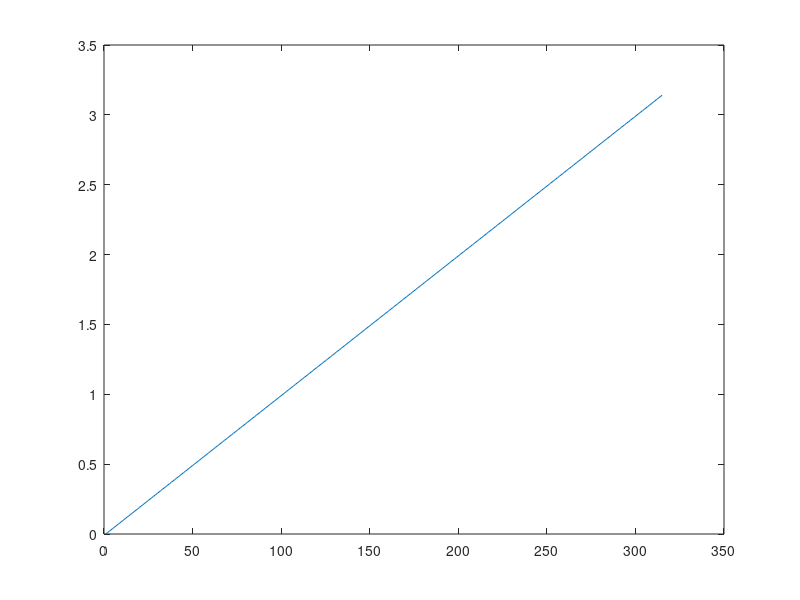
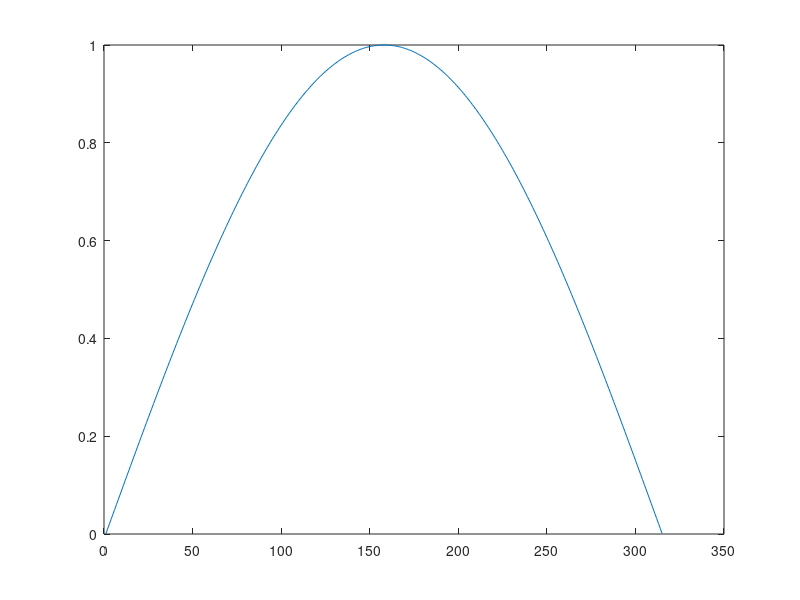

Source code (MATLAB) for these figures, in order: (Note: this script raises an error after producing the figures.)
%% test de comment enregistrer automatiquement les figures
x=0:0.01:pi;
figure(2);
plot(x)
chem='images';
chem=strcat(chem,'/droite0_pi');
print('-f2',chem,'-dpng')

figure(2);
plot(sin(x))
print('-f2','sin0_pi','-dpng')

%% test de comment enregistrer automatiquement les fichiers CSV
clc

%delete test.csv
A=[23,24,67,4;87,13,999,7;65,67,546,13];
data=num2cell(A,2);
%c = {'abec' 'deddf' 'ghk' 'ggas18';23,24,67,4;87,13,999,7;65,6767,546,13};
c = cell(size(A,1)+1,size(A,2));
c(1,:)={'abec' 'deddf' 'ghk' 'ggas18'};
c(2:end,:)=num2cell(A);
fid = fopen('test.csv', 'w') ;
fprintf(fid, '%s,', c{1,1:end-1}) ;
fprintf(fid, '%s\n', c{1,end}) ;
fclose(fid) ;

dlmwrite('test.csv', c(2:end,:), '-append') ;

%% monte carlo pour l'exercice 1 call

clc
close all

% le quantile d'ordre (alpha+1)/2 de la loi normale
% centrée reduite.
alpha=.95;
Z=norminv((alpha+1)/2,0,1); 
    
Nsim=500;
pas=10;
I=zeros(1,Nsim);
Err=I;
K=1;
beta=1;
C=(exp(beta^2/2)*normcdf(beta-log(K)/beta,0,1)-K*normcdf(-log(K)/beta,0,1))*ones(1,Nsim);
for n=1:Nsim
    
[I_hat,err_std]=monteCarloCall(n*pas);
I(n)=I_hat;
Err(n)=err_std;
end

% affichage des resultats
figure();
hold on
figEx=plot(C);
figI=plot(I);
figHaut=plot(I+Z*Err);
figBas=plot(I-Z*Err);
title('Monte carlo exo1 Call')
legend([figEx, figI, figHaut, figBas],'exact', 'estimation','borne haute','borne basse');

%% monte carlo pour l'exercice 1

clc
close all

% le quantile d'ordre (alpha+1)/2 de la loi normale
% centree reduite.
alpha=.95;
Z=norminv((alpha+1)/2,0,1); 

% le nombre d'estimations des options.
Nsim=100;
% les pas entre la taille des echantillons
pas=2000;

% on initialise le vecteur des estimations
% et des erreurs. Pour trouver l'intervalle
% de confiance plus tard il suffirat d'uti-
% liser IC=[I-Z*s/sqrt(n),I+Z*s/sqrt(n)]
I_put=zeros(1,Nsim);
Err_put=I_put;

I_call=zeros(1,Nsim);
Err_call=I_call;

% parametres des options
K=1;
beta=1;

% les valeurs exactes des options
C_ex=(exp(beta^2/2)*normcdf(beta-log(K)/beta,0,1)-...
    K*normcdf(-log(K)/beta,0,1));
C=C_ex*ones(1,Nsim);

P_ex=(-exp(beta^2/2)*normcdf(-beta+log(K)/beta,0,1)+...
    K*normcdf(log(K)/beta,0,1));
P=P_ex*ones(1,Nsim);

% on augmente le nombre d'échantillons de pas à chaque
% fois pour obtenir Nsim simulation de chaque option

% debut de la boucle for pour les Nsim estimations
for n=1:Nsim    
    % estimation du call
    [I_hat_call,err_std_call]=monteCarloCall(n*pas);
    I_call(n)=I_hat_call;
    Err_call(n)=err_std_call;
    
    % estimation du put
    [I_hat_put,err_std_put]=monteCarloPut(n*pas);
    I_put(n)=I_hat_put;
    Err_put(n)=err_std_put;
end
%fin de la bourcle for pour les Nsim estimations

% affichage des resultats
% preparation de la figure
figure()
title('Monte carlo Exercice 1: question 1 2 et 3 avec \alpha =0.95')
xlabel('Nombre de simulations')
ylabel('Valeurs des options')
hold on

% affichage du put
figEx_put=plot(P);% valeur exacte
figI_put=plot(I_put);% l'estimation
figHaut_put=plot(I_put+Z*Err_put);% borne sup de l'IC
figBas_put=plot(I_put-Z*Err_put);% borne inf de l'IC

% affichage du call 
figEx_call=plot(C);% valeur exacte
figI_call=plot(I_call);% l'estimation
figHaut_call=plot(I_call+Z*Err_call);% borne sup de l'IC
figBas_call=plot(I_call-Z*Err_call);% borne inf de l'IC

% ajout des legendes à la figure
legend([figEx_put, figI_put, figHaut_put, figBas_put,...
        figEx_call, figI_call, figHaut_call, figBas_call],...
        'exact put', 'estimation put','haute put','basse call',...
        'exact call', 'estimation call','haute call','basse call');



%% test distance de Levenshtein

s = char('tests');
t = char('twist');

% Edit Matrix
m=length(s);
n=length(t);
mat=zeros(m+1,n+1);
for i=1:1:m
    mat(i+1,1)=i;
end
for j=1:1:n
    mat(1,j+1)=j;
end
for i=1:m
    for j=1:n
        if (s(i) == t(j))
            mat(i+1,j+1)=mat(i,j);
        else
            mat(i+1,j+1)=1+min(min(mat(i+1,j),mat(i,j+1)),mat(i,j));
        end
    end
end

% Edit Sequence
s = char('tests');
t = char('twist');
i = m+1;
j = n+1;
display([s ' --> ' t])
while(i ~= 1 && j ~= 1)
    temp = min(min(mat(i-1,j-1), mat(i,j-1)), mat(i-1,j));
    if(mat(i-1,j) == temp)
        i = i - 1;
        t = [t(1:j-1) s(i) t(j:end)];
        disp(strcat(['insertion:' s ' --> ' t]))
    elseif(mat(i-1,j-1) == temp)
        if(mat(i-1,j-1) == mat(i,j))
            i = i - 1;
            j = j - 1;
            disp(strcat(['unchanged:' s ' --> ' t]))
        else
            i = i - 1;
            j = j - 1;
            t(j) = s(i);
            disp(strcat(['substition:' s ' --> ' t]))
        end
    elseif(mat(i,j-1) == temp)
        j = j - 1;
        t(j) = [];
        disp(strcat(['deletion:' s ' --> ' t]))
    end
end

%% optimisation des codes de monte carlo pour le call
clc
close all

N_t=500;
pas=10;

[I_hat,IC_h,IC_b,C_exact]=mcCall(pas,N_t);
% affichage des resultats
figure();
hold on
figEx=plot(C_exact);
figI=plot(I_hat);
figHaut=plot(IC_h);
figBas=plot(IC_b);
title('Monte carlo exo1 Call')
legend([figEx, figI, figHaut, figBas],'exact', 'estimation','borne haute','borne basse');

%% optimisation des codes de monte carlo pour le call
clc
close all

N_t=2000;
pas=1000;

[I_hat,IC_h,IC_b,P_exact]=mcPut(pas,N_t);
% affichage des resultats
figure();
hold on
figEx=plot(P_exact);
figI=plot(I_hat);
figHaut=plot(IC_h);
figBas=plot(IC_b);
title('Monte carlo exo1 Put')
legend([figEx, figI, figHaut, figBas],'exact', 'estimation','borne haute','borne basse');

%% calcul de la variance du call
 N=1000000;
 X=randn(N,1); 
 K=1;beta=1;
 P_T=max(K-exp(beta*X),0);
 C_T=max(exp(beta*X)-K,0);
 L_N=exp(beta*X); gamma=cov(P_T,L_N); 
 varC_2=2*gamma(1,2)+gamma(2,2)+gamma(1,1);
 varC_1=std(C_T)^2;
 
 %% test des matrices de plusieurs dimensions
c = {'abc' 'def' 'ghk';[23],[24],[67];[87],[13],[999];[656],[6767],[546]}; 
fid = fopen('junk.csv','w');
fprintf(fid,'%s, %s, %s\n',c{1,:});
fprintf(fid,'%f, %f, %f\n',c{2:end,:});
fclose(fid);